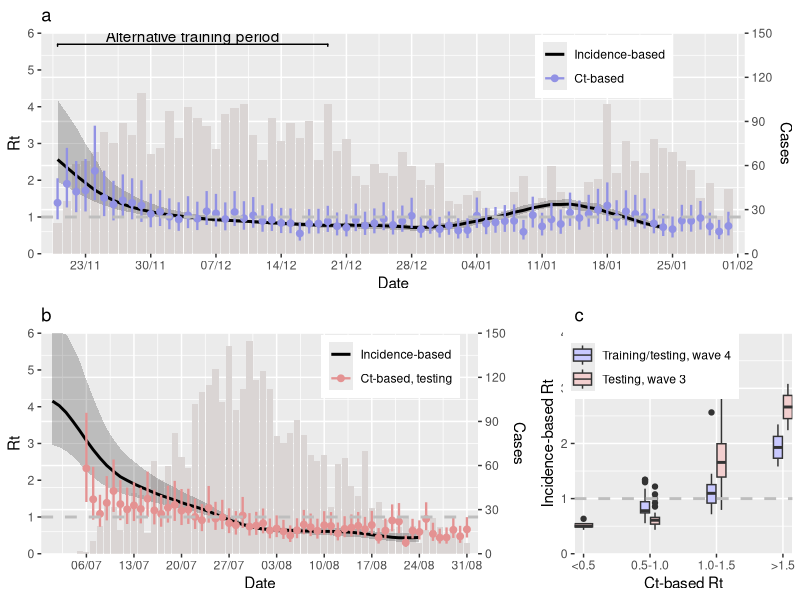

This figure's R source:
#------------
# reverse validation
# Fig. S7
# By Yang.B and Lin.Y
# November 2021
#------------
######################################################
## data_daily_all: daily case counts/sample counts, incidence-based Rt; 
##                 daily Ct mean, median and skewness (imputed)
#######################################################
#
# load packages
require(ggplot2)
library(tidyverse)
library(pROC)
library(gridExtra)
require(e1071)
require(ggpubr)
#
#setwd()
# read in "data_daily_all.csv"
daily.linelist <- read.csv("data/data_daily_all.csv",as.is=T)
#
# functions set for plotting 
predPlot = function(ct, period, panel){
        
        y.max = 6
        
        
        if(period == 'training') {
                data_used = ct %>%
                        filter(training == 1)
                dates = range(data_used$date)
        }
        
        if(period == 'testing') {
                data_used = ct %>%
                        filter(testing == 1)
                dates = range(data_used$date)
        }
        
        data_rt = data_used %>% # to truncate incidence-based Rt
                filter(date <= dates[2]-7)
        
        p = ggplot(data = data_used %>%
                           mutate(upr = ifelse(upr > y.max, y.max, upr))) +
                
                #epi curve
                geom_bar(aes(x = date,
                             y = all.cases),
                         stat = 'identity',
                         fill = '#dad5d4') +
                
                geom_polygon(data = tibble(
                        date_new = c(data_rt$date, 
                                     rev(data_rt$date)),
                        y_new = c(data_rt$local.rt.lower,
                                  rev(data_rt$local.rt.upper))) %>%
                                mutate(y_new = ifelse(y_new > y.max, y.max, y_new)),
                        aes(x = date_new,
                            y = y_new*25,
                            fill = 'empirical'),
                        color = NA,
                        alpha = 0.2) +
                
                geom_line(data = data_rt,
                          aes(x = date,
                              y = local.rt.mean*25,
                              color = 'empirical'),
                          size = 1) +
                
                geom_point(aes(x = date,
                               y = fit*25,
                               color = 'predicted'),
                           size = 2) +
                
                geom_segment(aes(x = date,
                                 y = lwr*25,
                                 xend = date,
                                 yend = upr*25,
                                 color = 'predicted'),
                             size = 0.8) +
                
                scale_y_continuous(name = 'Cases',
                                   limits = c(0, 150),
                                   expand = c(0, 0),
                                   breaks = seq(0, 150, 30),
                                   position = 'right',
                                   sec.axis = sec_axis(~./25, 
                                                       name = 'Rt')) +
                
                scale_x_date(name = 'Date',
                             limits = c(dates[1]-1,dates[2]+1),
                             date_breaks = "1 week", 
                             date_labels = "%d/%m",
                             expand = c(0.01, 0.01))  +
                
                
                geom_hline(yintercept = 1*25,
                           linetype = 'dashed',
                           size = 1,
                           color = 'grey') +
                
                theme(legend.position = c(0.8, 0.85),
                      legend.title = element_text(size = 16, face = 'bold')) +
                labs(title = panel)
        
        if(period == 'training'){
                
                p = p +
                        scale_fill_manual(name = NULL,
                                          values = c(empirical = 'black',
                                                     predicted = '#9292e4'),
                                          labels = c('Incidence-based', 'Ct-based'), 
                                          guide = "none") +
                        scale_color_manual(name = NULL,
                                           values = c(empirical = 'black',
                                                      predicted = '#9292e4'),
                                           labels = c('Incidence-based', 'Ct-based'))
                
        }
        
        if(period == 'testing'){
                
                p = p +
                        scale_fill_manual(name = NULL,
                                          values = c(empirical = 'black',
                                                     predicted = '#e49292'),
                                          labels = c('Incidence-based', 'Ct-based, testing'), 
                                          guide = "none") +
                        scale_color_manual(name = NULL,
                                           values = c(empirical = 'black',
                                                      predicted = '#e49292'),
                                           labels = c('Incidence-based', 'Ct-based, testing'))
                
        }
        
        p
        
}
#
predBoxPlot = function(ct, panel){
        
        data_used = ct %>%
                filter(training == 1 | testing == 1) %>%
                filter(!is.na(fit)) %>%
                mutate(
                        pred_rt_cat = factor(cut(fit,
                                                 c(-1, 0.5, 1, 1.5, 10))),
                        group = factor(ifelse(training == 1,
                                              'Training/testing, wave 4',
                                              'Testing, wave 3'),
                                       levels = c('Training/testing, wave 4',
                                                  'Testing, wave 3'))
                )
        
        ggplot(data = data_used) +
                geom_boxplot(aes(
                        x = pred_rt_cat,
                        y = local.rt.mean,
                        fill = group),
                        width = 0.3) +
                geom_hline(yintercept = 1,
                           linetype = 'dashed',
                           size = 1,
                           color = 'grey') +
                scale_y_continuous(name = 'Incidence-based Rt',
                                   limits = c(0, 4),
                                   breaks = seq(0, 4, 1),
                                   expand = c(0, 0)) +
                scale_x_discrete(name = 'Ct-based Rt',
                                 expand = c(0.01, 0.01),
                                 labels = c('<0.5', '0.5-1.0', '1.0-1.5', '>1.5')) +
                scale_fill_manual(name = '',
                                  values = c('#c9c9ff', '#f3cfcf')) +
                theme(legend.position = c(0.35, 0.9)) +
                labs(title = panel)
}
#
#-------
date_max <- as.Date("2021-03-31")
daily.linelist$date <- as.Date(daily.linelist$date)

ct.rt2 = daily.linelist %>%
        mutate(training = ifelse(date >= as.Date('2020-11-20') & 
                                         date <= as.Date('2021-01-31'),
                                 1,
                                 0),
               testing = ifelse(date >= as.Date('2020-07-01') &
                                        date <= as.Date('2020-08-31'),
                                1,
                                0)
        ) %>%
        filter(date >= as.Date('2020-07-01') &
                       date <= date_max)

## training in the earlier phase of wave 4
m = lm(log(local.rt.mean) ~ mean + skewness.imputed, 
       data = ct.rt2[ct.rt2$date %in% (as.Date("2020-11-20")+0:29), ])

pred = predict(m, newdata = ct.rt2, interval = 'prediction')

ct.rt2 = cbind(ct.rt2, exp(pred))

## added
p_extra <- predPlot(ct.rt2, 'training', 'a') + 
        geom_bracket(xmin = min(ct.rt2$date[ct.rt2$training==1]), 
                     xmax = min(ct.rt2$date[ct.rt2$training==1])+29, 
                     y.position = 5.7*25,
                     label = "Alternative training period",
                     tip.length = 0.01,size=.5)

p = grid.arrange(
        grobs = list(
                p_extra,
                predPlot(ct.rt2, 'testing', 'b'),
                predBoxPlot(ct.rt2, 'c')),
        widths = c(2, 1),
        heights = c(1, 1),
        layout_matrix = rbind(c(1, 1),
                              c(2, 3))
)
ggsave('results/Fig_S7.pdf',p,width = 12, height = 8)
##
#####

## end of script

#####